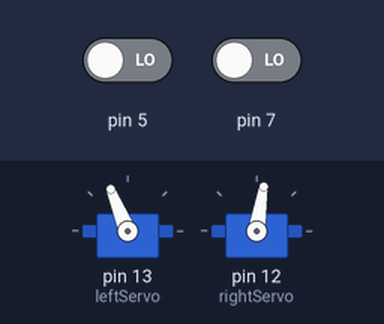
Bench run of a sketch on a simulated Arduino Uno, built with avr-gcc and run on an emulated ATmega328P. On the bench: 2 × servo. Inputs (shaded band) come from the test bench; at power-on: pin 5 LOW, pin 7 LOW.

Above: at 6.1 s.
6.2 s: pin 5 driven HIGH
At 7.2 s:
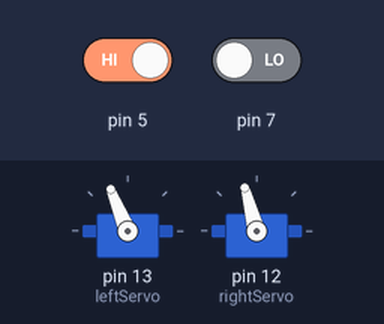
13.3 s: pin 7 driven HIGH
At 15.8 s:
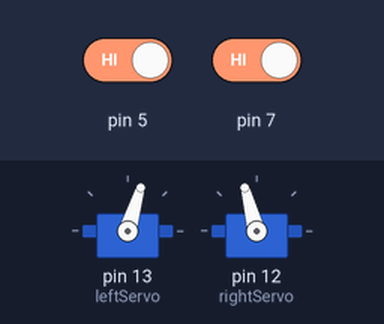
16.8 s: pin 7 driven LOW
At 18.4 s:
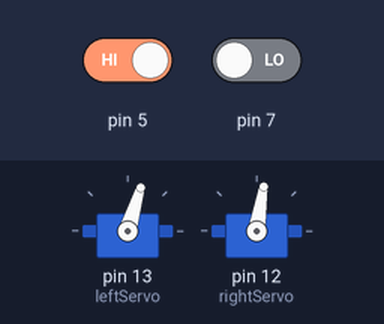
23.9 s: pin 5 driven LOW
At 25.2 s:
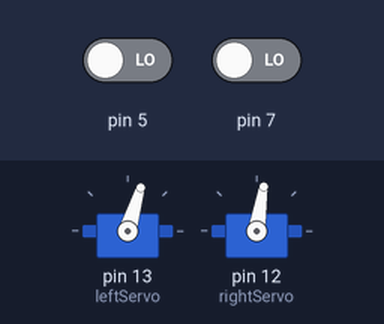
Timing chart, 0 to 32.0 s (numbered marks = the images above; inputs shaded):
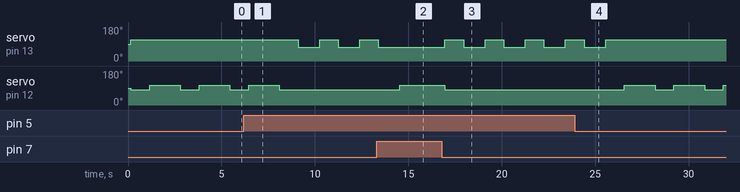

The sketch:

Sensors.ino
```cpp
#include <Servo.h>

Servo leftServo;
Servo rightServo;

void go()
{
  leftServo.attach(13);
  rightServo.attach(12);
}

void stop()
{
  leftServo.detach();
  rightServo.detach();
}
void drive(int left, int right)
{
  leftServo.writeMicroseconds(1500 - left);
  rightServo.writeMicroseconds(1500 + right);
}


void setup() {
  // put your setup code here, to run once:
  Serial.begin(9600);
  pinMode(5, INPUT);
  pinMode(7, INPUT);
  go();

}

void loop() {
  // put your main code here, to run repeatedly:
  int leftwhisker = digitalRead(7);
  int rightwhisker = digitalRead(5);
// Delay is to give enough time to detect if it is both whiskers or not
  delay(150);

// No whiskers are touching so it continually drives straight
  if((leftwhisker == 1) && (rightwhisker == 1))
  {
    drive(200, 125);
  }
// Left is touching it moves backward for one sec and then moves right
  else if ((leftwhisker == 0) && (rightwhisker == 1))
  {
    drive(-200, -125);
    delay(1000);
    drive(200, -125);
    delay(1000);
  }
  // Right is touching it moves backward for one sec and then moves left
  else if ((leftwhisker == 1) && (rightwhisker == 0))
  {
    drive(-200, -125);
    delay(1000);
    drive(-200, 125);
    delay(1000);
  }
  // Both are touching so it moves backward for a sec then
  // does a 180 degree turn and contiunes forward
  else
  {
    drive(-200, -125);
    delay(1000);
    drive(-200, 125);
    delay(1500);
  }
//  Serial.print(leftwhisker);
//  Serial.print(" ");
//  Serial.print(rightwhisker);
//  Serial.println();
//  delay(100);


}
```

Measured:
- after the input at 6.2 s, servo on pin 13 (leftServo): alternates 112° for 1.0 s and 73° for 1.2 s, starting after 2.9 s; servo on pin 12 (rightServo): goes on until 8.1 s, then stays 81°
- after the input at 13.3 s, servo on pin 13 (leftServo): goes on until 13.4 s, then stays 73°; servo on pin 12 (rightServo): 81° → 105° after 1.3 s
- after the input at 16.8 s, servo on pin 13 (leftServo): alternates 112° for 1.0 s and 73° for 1.2 s, starting after 0.15 s; servo on pin 12 (rightServo): 105° → 81° after 0.15 s
- after the input at 23.9 s, servo on pin 13 (leftServo): goes on until 25.6 s, then stays 112°; servo on pin 12 (rightServo): alternates 105° for 1.7 s and 81° for 1.0 s, starting after 2.7 s
- by itself, servo on pin 12 (rightServo): alternates 105° for 1.7 s and 81° for 1.0 s
